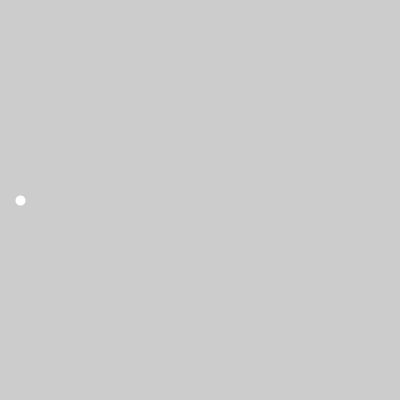
Frame 1 (no input)
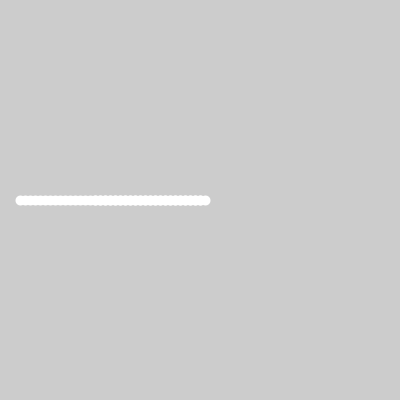
Frame 60 (the mouse pressed at the canvas centre just before this capture)
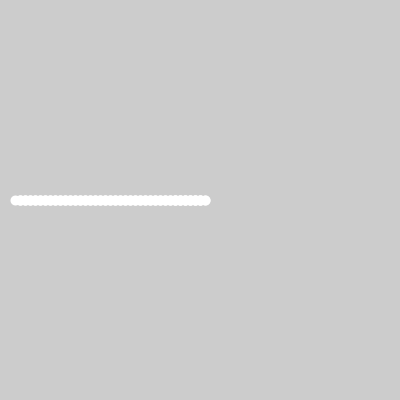
Frame 120 (the mouse held since frame 60 and released just before this capture)

The Processing sketch that drew these frames (run headless with seeded random() and noise(); from frame 60 on, the mouse is pressed at the canvas centre):

// Processing sketch: bouncingRect
// ── bouncingRect.pde
// FLOATING BOUNCING RECTANGLE
float x = 20;
float y = 200;
float xSpeed = 5;

void setup() {
  size(400,400);
}

void draw(){
  stroke(255);
  strokeWeight(10);
  fill(255);
  point(x,y);
    
    x = x + xSpeed;
   if ((x >200) || (x<20)){
     xSpeed = -xSpeed;
   }
}
